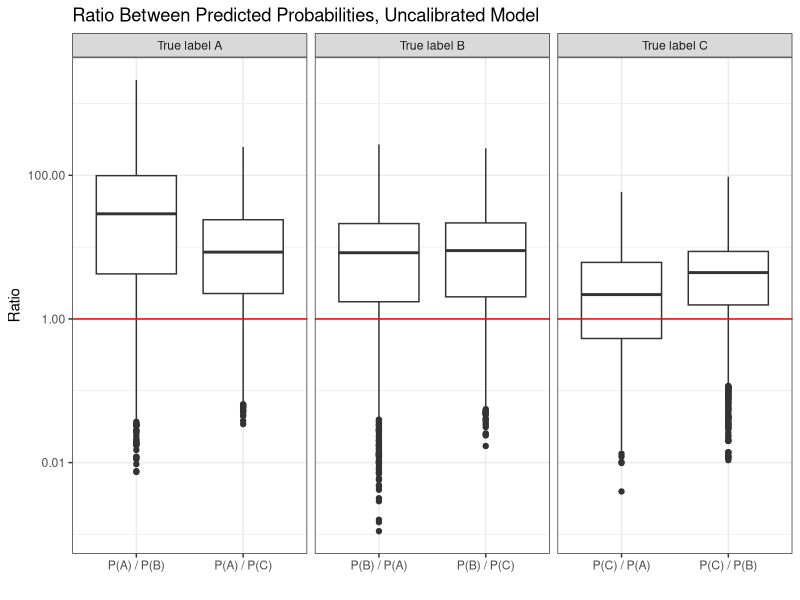

Recreate this plot in R.
## Code to create boxplots of the ratio between predicted probabilities for uncalibrated data (20k dataset)

#Importing necessary libraries and data
library(tidyverse)
library(ggplot2)
library(scales)
uncalibrated <- read_csv("../results/testUncalibrated.csv")

comparisonData <- function(df, title){
  df <- df |>
    mutate(pab = NA,
           pac = NA, 
           pba = NA,
           pbc = NA,
           pca = NA,
           pcb = NA)
  for(i in 1:nrow(df)){
    if(df$actual_label[i] == "A"){
      df$pab[i] <- df$prob_class_A[i] / df$prob_class_B[i]
      df$pac[i] <- df$prob_class_A[i] / df$prob_class_C[i]
    } else if(df$actual_label[i] == "B"){
      df$pba[i] <- df$prob_class_B[i] / df$prob_class_A[i]
      df$pbc[i] <- df$prob_class_B[i] / df$prob_class_C[i]
    } else if(df$actual_label[i] == "C"){
      df$pca[i] <- df$prob_class_C[i] / df$prob_class_A[i]
      df$pcb[i] <- df$prob_class_C[i] / df$prob_class_B[i]
    }
  }
  
  df <- df |>
    pivot_longer(pab:pcb, 
                 names_to = "ratioGroup",
                 values_to = "ratio") |>
    mutate(ratioGroup = recode(ratioGroup,
                               "pab" = "P(A) / P(B)",
                               "pac" = "P(A) / P(C)",
                               "pba" = "P(B) / P(A)",
                               "pbc" = "P(B) / P(C)",
                               "pca" = "P(C) / P(A)",
                               "pcb" = "P(C) / P(B)"
                               ))
  
  df |>
    filter(ratio != 1) |>
    ggplot(aes(x = ratioGroup, y = ratio)) +
    geom_boxplot() +
    facet_wrap(~actual_label, scales = 'free_x', labeller = labeller(actual_label = 
                                                                       c("A" = "True label A",
                                                                         "B" = "True label B",
                                                                         "C" = "True label C"))) +
    scale_y_log10(labels = label_number(accuracy = 0.01)) +
    geom_hline(yintercept = 1, color = "red") +
    theme_bw() +
    labs(x = "",
         y = "Ratio",
         title = title)
  
}

plot <- comparisonData(uncalibrated, "Ratio Between Predicted Probabilities, Uncalibrated Model")

ggsave("figure5.png", plot, width = 9, height = 6)
